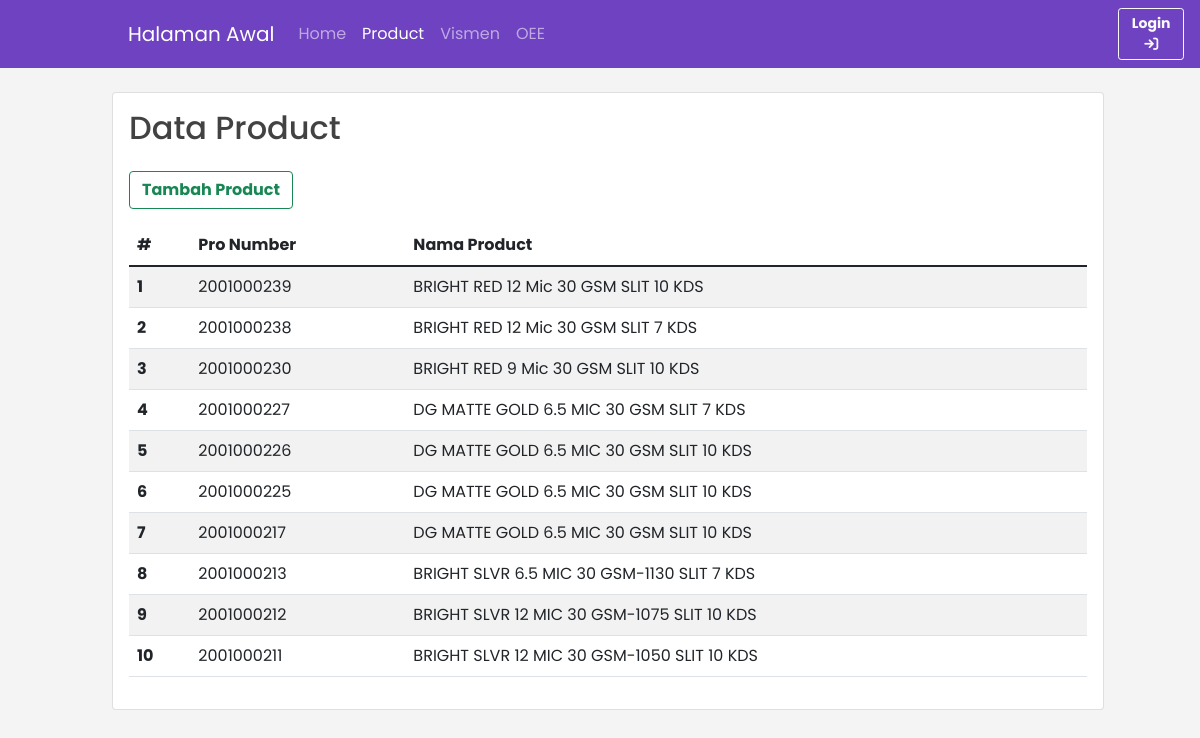
Page /landing/product on the earlier database version.
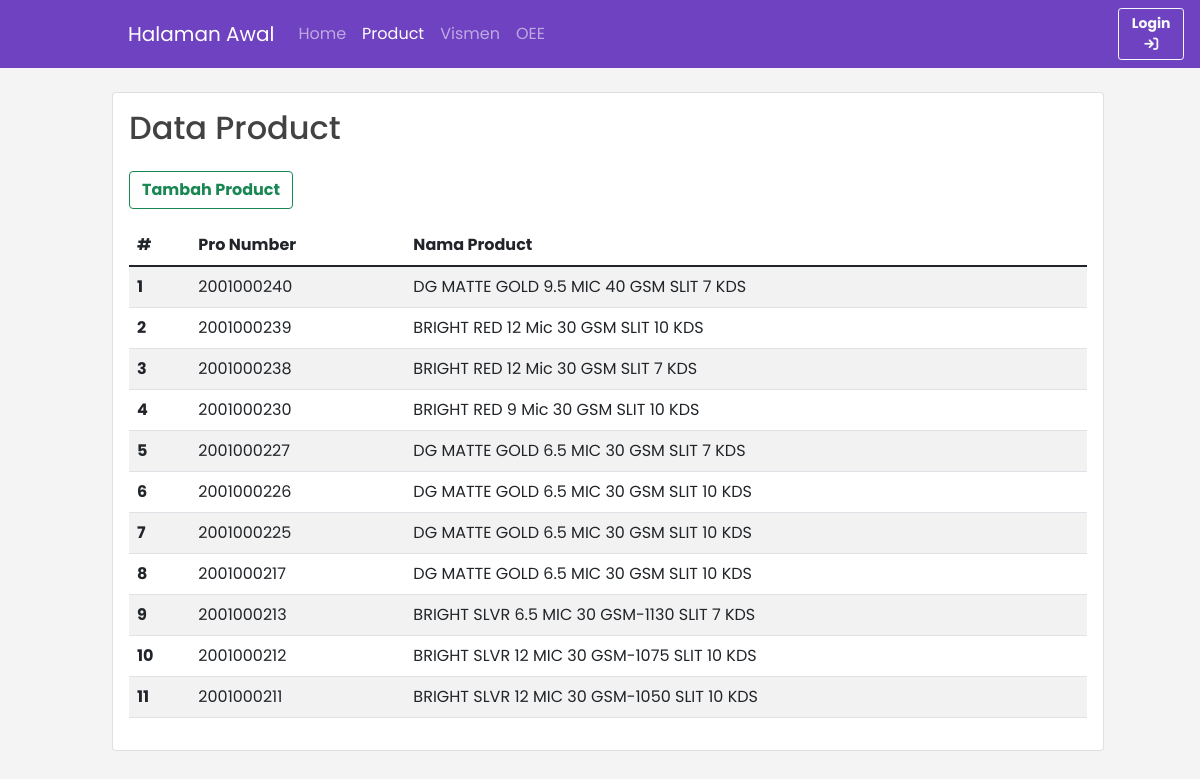
Same page on the later database version.
### tables this page shows
CREATE TABLE `tb_product` (
  `id_product` varchar(16) NOT NULL,
  `nm_product` varchar(255) NOT NULL
);

### app/core/Controller.php (called while the page is built, shortened)
<?php
class Controller
{
    public function view($view, $data = [])
    {
        require_once __DIR__ . '/../views/' . $view . '.php';
    }
    public function model($model)
    {
        return new $model;
    }
}

### app/controllers/Landing.php (called while the page is built, shortened)
<?php
class Landing extends Controller
{
    public function product()
    {
        $data = [
            'nav' => 'product',
            'judul' => 'Product',
            'product' => $this->model('Product_model')->getProduct()
        ];
        $this->view('templates/landing_header', $data);
        $this->view('landing/product', $data);
        $this->view('templates/landing_footer');
    }
}

### app/core/App.php (called while the page is built, shortened)
<?php
class App
{
    protected $method = 'index';
    protected $params = [];
    public function __construct()
    {
        $url = $this->parseURL();
        if (!empty($url[0]) && file_exists(__DIR__ . '/../controllers/' . $url[0] . '.php')) {
            unset($url[0]);
        }
        $this->controller = new $this->controller;
        if (isset($url[1])) {
            if (method_exists($this->controller, $url[1])) {
                $this->method = $url[1];
            }
        }
        call_user_func_array([$this->controller, $this->method], $this->params);
    }
    public function parseURL()
    {
        $uri = urldecode(
            parse_url($_SERVER['REQUEST_URI'], PHP_URL_PATH) ?? ''
        );
        if (isset($uri)) {
            $uri = ltrim(rtrim($uri, '/'), '/');
            $uri = filter_var($uri, FILTER_SANITIZE_URL);
            $uri = explode('/', $uri);
            return $uri;
        }
    }
}

### public/index.php (called while the page is built, shortened)
<?php
$app = new App;

### index.php (called while the page is built, shortened)
<?php
require_once __DIR__ . '/public/index.php';

### app/core/Database.php (called while the page is built, shortened)
<?php
class Database {
    private $host = DB_HOST;
    private $user = DB_USER;
    private $pass = DB_PASS;
    private $db_name = DB_NAME;
    private $dbh;
    private $stmt;
    public function __construct()
    {
         $dsn = 'mysql:host=' . $this->host . ';dbname=' . $this->db_name;
         $option = [
            PDO::ATTR_PERSISTENT => true,
            PDO::ATTR_ERRMODE => PDO::ERRMODE_EXCEPTION
         ];
         try{
             $this->dbh = new PDO($dsn, $this->user, $this->pass, $option);
         }catch(PDOException $e){
             die($e->getMessage());
         }
    }
    public function query($query)
    {
        $this->stmt = $this->dbh->prepare($query);
    }
    public function execute()
    {
        $this->stmt->execute();
    }
    public function resultSet()
    {
        $this->execute();
        return $this->stmt->fetchAll(PDO::FETCH_ASSOC);
    }
}

### app/models/Product_model.php (called while the page is built, shortened)
<?php
class Product_model
{
    private $db;
    public function __construct()
    {
        $this->db = new Database;
    }
    public function getProduct()
    {
        $this->db->query('SELECT * FROM tb_product ORDER BY id_product DESC');
        return $this->db->resultSet();
    }
}

### app/views/landing/product.php (the view, shortened to what this page needs)
<div class="main py-4">
    <div class="card">
        <div class="card-body">
            <h2 class="card-title">Data Product</h2>
            <button type="button" class="btn btn-outline-success fw-bolder my-3" data-bs-toggle="modal" data-bs-target="#staticBackdrop">Tambah Product</button>
            <table class="table table-striped table-hover">
                <thead>
                    <tr>
                        <th scope="col">#</th>
                        <th scope="col">Pro Number</th>
                        <th scope="col">Nama Product</th>
                    </tr>
                </thead>
                <tbody>
                    <?php $nomor = 1;
                    foreach ($data['product'] as $pro) : ?>
                        <tr>
                            <th scope="row"><?= $nomor++; ?></th>
                            <td><?= $pro['id_product']; ?></td>
                            <td><?= $pro['nm_product']; ?></td>
                        </tr>
                    <?php endforeach; ?>
                </tbody>
            </table>
        </div>
    </div>
</div>

### app/views/templates/landing_header.php (shortened to what this page needs)
<!DOCTYPE html>
<html lang="en">
<head>
    <link rel="stylesheet" href="https://cdnjs.cloudflare.com/ajax/libs/font-awesome/6.4.2/css/all.min.css" />
    <link href="<?= BASEURL; ?>/assets/css/index.css" rel="stylesheet" />
    <link href="<?= BASEURL; ?>/assets/css/flatpickr.min.css" rel="stylesheet" />
</head>
<body>
    <nav class="navbar navbar-expand-lg navbar-dark bg-purple">
        <div class="container ms-7 ps-5">
            <a class="navbar-brand" href="<?php echo BASEURL; ?>/home">Halaman Awal</a>
            <div class="collapse navbar-collapse" id="navbarNavAltMarkup">
                <div class="navbar-nav">
                    <a class="nav-link <?php
                                        if ($data['nav'] == 'index') {
                                            echo 'active';
                                        }
                                        ?>" href="/landing/index">Home</a>
                    <a class="nav-link <?php
                                        if ($data['nav'] == 'product') {
                                            echo 'active';
                                        }
                                        ?>" href="/landing/product">Product</a>
                    <a class="nav-link <?php
                                        if ($data['nav'] == 'vismen') {
                                            echo 'active';
                                        }
                                        ?>" href="/landing/vismen">Vismen</a>
                    <a class="nav-link <?php
                                        if ($data['nav'] == 'oee') {
                                            echo 'active';
                                        }
                                        ?>" href="/landing/oee">OEE</a>
                </div>
            </div>
        </div>
        <a class="me-3 btn btn-outline-light btn-sm fw-bolder" href="/auth/index">
            Login
            <i class="fa-solid fa-arrow-right-to-bracket"></i>
        </a>
    </nav>

### app/views/templates/landing_footer.php (shortened to what this page needs)
</body>
</html>

### public/assets/css/index.css (style rules this page uses)
:root { --bs-blue: #0d6efd; --bs-indigo: #6610f2; --bs-purple: #6f42c1; --bs-pink: #d63384; --bs-red: #dc3545; --bs-orange: #fd7e14; --bs-yellow: #ffc107; --bs-green: #198754; --bs-teal: #20c997; --bs-cyan: #0dcaf0; --bs-white: #fff; --bs-gray: #757575; --bs-gray-dark: #424242; --bs-gray-100: #f5f5f5; --bs-gray-200: #eeeeee; --bs-gray-300: #e0e0e0; --bs-gray-400: #bdbdbd; --bs-gray-500: #9e9e9e; --bs-gray-600: #757575; --bs-gray-700: #616161; --bs-gray-800: #424242; --bs-gray-900: #212121; --bs-primary: #6200ea; --bs-secondary: #9c27b0; --bs-success: #2e7d32; --bs-info: #26a69a; --bs-warning: #ffb300; --bs-danger: #d32f2f; --bs-light: #f5f5f5; --bs-dark: #212121; --bs-white: #fff; --bs-black: #000; --bs-gray: #9e9e9e; --bs-primary-rgb: 98, 0, 234; --bs-secondary-rgb: 156, 39, 176; --bs-success-rgb: 46, 125, 50; --bs-info-rgb: 38, 166, 154; --bs-warning-rgb: 255, 179, 0; --bs-danger-rgb: 211, 47, 47; --bs-light-rgb: 245, 245, 245; --bs-light-gray-rgb: 220,220,220; --bs-dark-rgb: 33, 33, 33; --bs-white-rgb: 255, 255, 255; --bs-black-rgb: 0, 0, 0; --bs-gray-rgb: 158, 158, 158; --bs-white-rgb: 255, 255, 255; --bs-black-rgb: 0, 0, 0; --bs-body-color-rgb: 66, 66, 66; --bs-body-bg-rgb: 255, 255, 255; --bs-font-sans-serif: "Roboto", system-ui, -apple-system, "Segoe UI", Roboto, "Helvetica Neue", Arial, "Noto Sans", "Liberation Sans", sans-serif, "Apple Color Emoji", "Segoe UI Emoji", "Segoe UI Symbol", "Noto Color Emoji"; --bs-font-monospace: "Roboto Mono", SFMono-Regular, Menlo, Monaco, Consolas, "Liberation Mono", "Courier New", monospace; --bs-gradient: linear-gradient(180deg, rgba(255, 255, 255, 0.15), rgba(255, 255, 255, 0)); --bs-body-font-family: var(--bs-font-sans-serif); --bs-body-font-size: 1rem; --bs-body-font-weight: 400; --bs-body-line-height: 1.5; --bs-body-color: #424242; --bs-body-bg: #fff; }
html, body { font-family: "Poppins"; font-style: normal; background-color: #f4f4f4; overflow-x: hidden; position: relative; }
.bg-purple { --bs-bg-opacity: 1; background-color: var(--bs-purple) !important; }

### app/views/templates/landing_header.php (style rules this page uses)
.main { margin-left: 7em; margin-right: 6em; }
.ms-7 { margin-left: 5rem !important; }

Differences in the rows shown:
added tb_product: id_product "2001000240", nm_product "DG MATTE GOLD 9.5 MIC 40 GSM SLIT 7 KDS"
